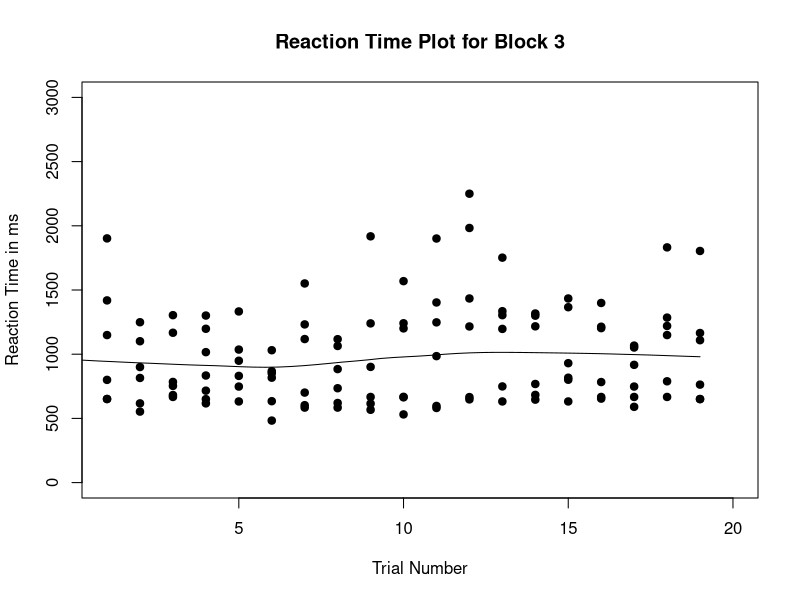
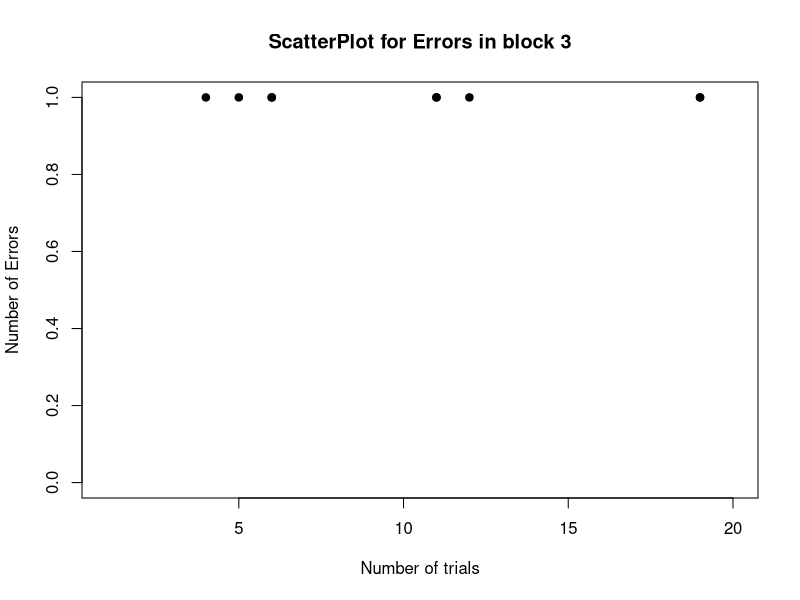

Write R code to recreate these figures, in order.
#manipulations for block 3
blockData = read.csv("block3.csv")
# Reaction Time Plot for Block 3
reactionTimeScatter = scatter.smooth(blockData$Trial, blockData$ResponseTime.ms., pch= ifelse(blockData$ResponseTime.ms. < 0, NaN, 19), xlab = "Trial Number", ylab = "Reaction Time in ms", main = "Reaction Time Plot for Block 3", xlim= c(1,20), ylim = c(0, 3000))
# ScatterPlot for Errors in block 3
x=blockData$Trial
y=blockData$ErrorTimes
errorScatter = plot(x, y, pch = ifelse(y == 0, NaN, 19), xlab = "Number of trials", ylab = "Number of Errors", main = "ScatterPlot for Errors in block 3", xlim= c(1,20), ylim = c(0,1))

# average completion time block 3
averageCompletionTime = mean(blockData$ResponseTime.ms.)
averageCompletionTime

# average number of errors block 3
averageNumberOfErrors = mean(blockData$ErrorTimes)
averageNumberOfErrors